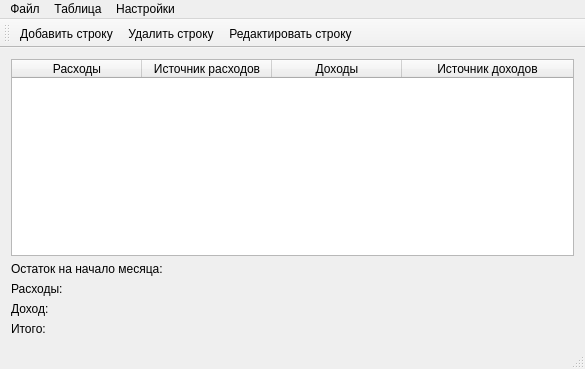
<?xml version="1.0" encoding="UTF-8"?>
<ui version="4.0">
 <class>MyWallet</class>
 <widget class="QMainWindow" name="MyWallet">
  <property name="geometry">
   <rect>
    <x>0</x>
    <y>0</y>
    <width>585</width>
    <height>369</height>
   </rect>
  </property>
  <property name="windowTitle">
   <string>MyWallet</string>
  </property>
  <widget class="QWidget" name="_central_widget">
   <layout class="QGridLayout" name="gridLayout">
    <item row="0" column="0">
     <widget class="QTableWidget" name="_table">
      <attribute name="horizontalHeaderCascadingSectionResizes">
       <bool>true</bool>
      </attribute>
      <attribute name="horizontalHeaderDefaultSectionSize">
       <number>130</number>
      </attribute>
      <attribute name="horizontalHeaderShowSortIndicator" stdset="0">
       <bool>true</bool>
      </attribute>
      <attribute name="horizontalHeaderStretchLastSection">
       <bool>true</bool>
      </attribute>
      <attribute name="verticalHeaderCascadingSectionResizes">
       <bool>true</bool>
      </attribute>
      <attribute name="verticalHeaderMinimumSectionSize">
       <number>25</number>
      </attribute>
      <attribute name="verticalHeaderShowSortIndicator" stdset="0">
       <bool>true</bool>
      </attribute>
      <attribute name="verticalHeaderStretchLastSection">
       <bool>true</bool>
      </attribute>
      <column>
       <property name="text">
        <string>Расходы</string>
       </property>
      </column>
      <column>
       <property name="text">
        <string>Источник расходов</string>
       </property>
      </column>
      <column>
       <property name="text">
        <string>Доходы</string>
       </property>
      </column>
      <column>
       <property name="text">
        <string>Источник доходов</string>
       </property>
      </column>
     </widget>
    </item>
    <item row="1" column="0">
     <layout class="QFormLayout" name="formLayout">
      <item row="0" column="0">
       <widget class="QLabel" name="_label_rest">
        <property name="text">
         <string>Остаток на начало месяца: </string>
        </property>
       </widget>
      </item>
      <item row="1" column="0">
       <widget class="QLabel" name="_label_cost">
        <property name="text">
         <string>Расходы:</string>
        </property>
       </widget>
      </item>
      <item row="2" column="0">
       <widget class="QLabel" name="_label_income">
        <property name="text">
         <string>Доход:</string>
        </property>
       </widget>
      </item>
      <item row="3" column="0">
       <widget class="QLabel" name="_label_total">
        <property name="text">
         <string>Итого:</string>
        </property>
       </widget>
      </item>
      <item row="0" column="1">
       <widget class="QLabel" name="_label_rest_value">
        <property name="text">
         <string/>
        </property>
       </widget>
      </item>
      <item row="1" column="1">
       <widget class="QLabel" name="_label_cost_value">
        <property name="text">
         <string/>
        </property>
       </widget>
      </item>
      <item row="2" column="1">
       <widget class="QLabel" name="_label_income_value">
        <property name="text">
         <string/>
        </property>
       </widget>
      </item>
      <item row="3" column="1">
       <widget class="QLabel" name="_label_total_value">
        <property name="text">
         <string/>
        </property>
       </widget>
      </item>
     </layout>
    </item>
   </layout>
  </widget>
  <widget class="QMenuBar" name="menuBar">
   <property name="geometry">
    <rect>
     <x>0</x>
     <y>0</y>
     <width>585</width>
     <height>20</height>
    </rect>
   </property>
   <widget class="QMenu" name="_menu_file">
    <property name="title">
     <string>Файл</string>
    </property>
   </widget>
   <widget class="QMenu" name="_menu_table">
    <property name="title">
     <string>Таблица</string>
    </property>
    <addaction name="_action_add"/>
    <addaction name="_action_remove"/>
    <addaction name="_action_edit"/>
   </widget>
   <widget class="QMenu" name="_menu_settings">
    <property name="title">
     <string>Настройки</string>
    </property>
   </widget>
   <addaction name="_menu_file"/>
   <addaction name="_menu_table"/>
   <addaction name="_menu_settings"/>
  </widget>
  <widget class="QToolBar" name="mainToolBar">
   <attribute name="toolBarArea">
    <enum>TopToolBarArea</enum>
   </attribute>
   <attribute name="toolBarBreak">
    <bool>false</bool>
   </attribute>
   <addaction name="_action_add"/>
   <addaction name="_action_remove"/>
   <addaction name="_action_edit"/>
  </widget>
  <widget class="QStatusBar" name="statusBar"/>
  <action name="_action_add">
   <property name="icon">
    <iconset resource="files/resouce.qrc">
     <normaloff>:/edit_add.png</normaloff>:/edit_add.png</iconset>
   </property>
   <property name="text">
    <string>Добавить строку</string>
   </property>
  </action>
  <action name="_action_remove">
   <property name="icon">
    <iconset resource="files/resouce.qrc">
     <normaloff>:/edit_remove.png</normaloff>:/edit_remove.png</iconset>
   </property>
   <property name="text">
    <string>Удалить строку</string>
   </property>
  </action>
  <action name="_action_edit">
   <property name="icon">
    <iconset>
     <normalon>:/edit.png</normalon>
    </iconset>
   </property>
   <property name="text">
    <string>Редактировать строку</string>
   </property>
  </action>
 </widget>
 <layoutdefault spacing="6" margin="11"/>
 <resources>
  <include location="files/resouce.qrc"/>
 </resources>
 <connections/>
</ui>
